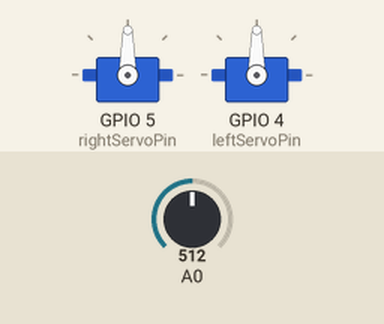
Simulated run of this program. Board: ESP8266 (NodeMCU). Parts: 2 × servo. The test bench sets the inputs (shaded band); at power-on: A0 = 512. What the program prints to the serial monitor is not drawn.

Above: at 1.2 s.
1.3 s: A0 set to 716
At 4.1 s:
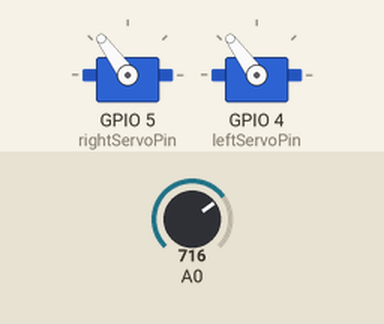
4.3 s: A0 set to 900
At 7.1 s:
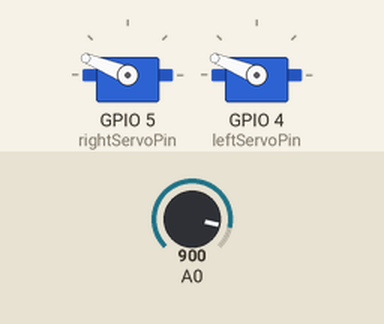
7.3 s: A0 set to 1023
At 10.1 s:
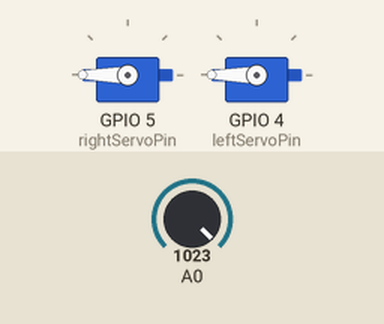
10.3 s: A0 set to 306
At 12.9 s:
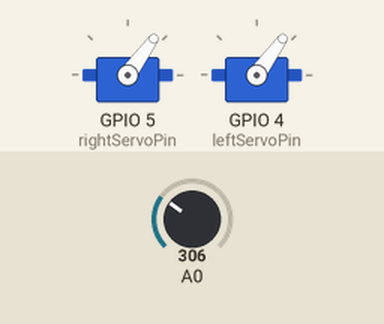
13.3 s: A0 set to 190
At 16.1 s:
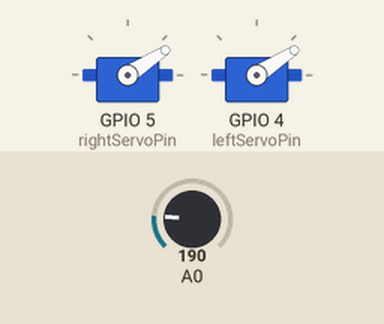
16.3 s: A0 set to 0
At 19.8 s:
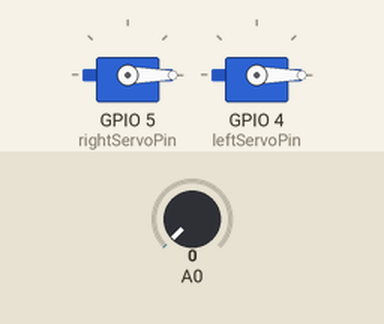
Timing chart, 0 to 20.3 s (numbered marks = the images above; inputs shaded):
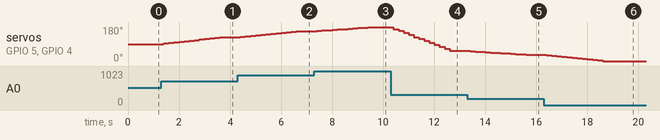

Measured:
- after the input at 1.3 s, servo on GPIO 5 (rightServoPin), servo on GPIO 4 (leftServoPin): moves from 90° to 126° over 2.2 s, starting after 0.10 s
- after the input at 4.3 s, servo on GPIO 5 (rightServoPin), servo on GPIO 4 (leftServoPin): moves from 126° to 158° over 2.2 s, starting after 0.10 s
- after the input at 7.3 s, servo on GPIO 5 (rightServoPin), servo on GPIO 4 (leftServoPin): moves from 158° to 180° over 2.2 s, starting after 0.10 s
- after the input at 10.3 s, servo on GPIO 5 (rightServoPin), servo on GPIO 4 (leftServoPin): moves from 180° to 54° over 2.2 s, starting after 0.10 s
- after the input at 13.3 s, servo on GPIO 5 (rightServoPin), servo on GPIO 4 (leftServoPin): moves from 54° to 33° over 2.2 s, starting after 0.10 s
- after the input at 16.3 s, servo on GPIO 5 (rightServoPin), servo on GPIO 4 (leftServoPin): moves from 33° to 0° over 2.2 s, starting after 0.10 s

The program:

main.cpp
```cpp
#include <Servo.h>
#include <EEPROM.h>

#define SMOOTHING_SIZE 12

int rightServoPin = 5; // ESP8266 D1
int leftServoPin = 4; // ESP8266 D2
Servo rightServo, leftServo;
int pot = 0;
int speed = 90;
unsigned long last_check = 0;
// maintain the average of the last few readings
int pot_vals[SMOOTHING_SIZE] = {0};
int smoothing_ndx = 0;

void setup()
{
  Serial.begin(115200);
  pinMode(A0, INPUT);
  pot = analogRead(A0);
  for (int ndx = 0; ndx < SMOOTHING_SIZE; ndx++)
    pot_vals[ndx] = pot;
  speed = map(pot, 0, 1023, 0, 180);
  rightServo.attach(rightServoPin, 1000, 2000, speed);
  leftServo.attach(leftServoPin, 1000, 2000, speed);
}

int avgInts(const int *intArray, const int length)
{
  double accumulator = 0;
  for (int ndx = 0; ndx < length; ndx++)
    accumulator += intArray[ndx];
  return int(round(accumulator / length));
}

void loop()
{
  unsigned long current = millis();
  if (current - last_check < 200)
    return;
  last_check = current;
  pot_vals[smoothing_ndx] = analogRead(A0);
  ++smoothing_ndx %= SMOOTHING_SIZE;
  int avg = avgInts(pot_vals, SMOOTHING_SIZE);
  if (abs(avg - pot) > 0)
  {
    pot = avg;
    speed = map(pot, 0, 1023, 0, 180);
    Serial.print(speed);
    Serial.print(" ");
    rightServo.write(speed);
    leftServo.write(speed);
  }
}
```
